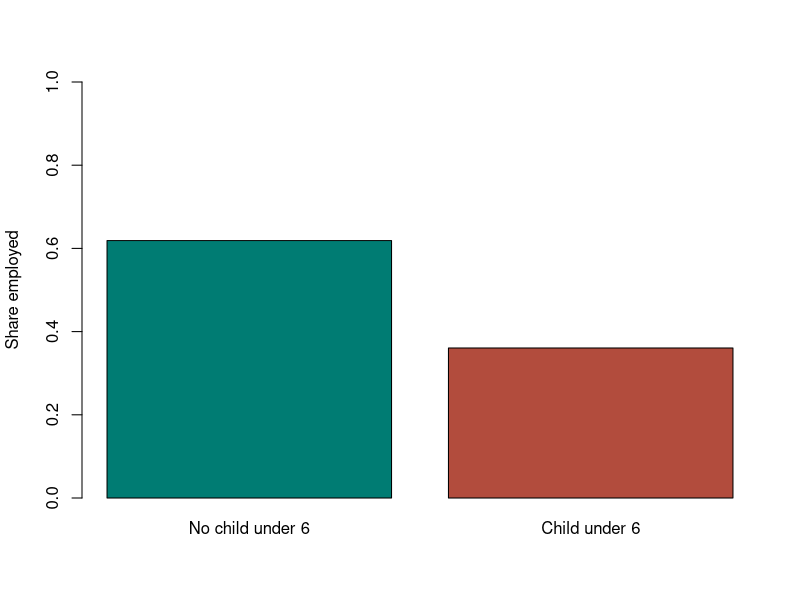

Source code (R):
# 第8回：プロビットモデル
# 実行場所：zemi.Rprojを開いたProjectのルート
# data/data_lesson08.csvを保存し、上から順に実行する。
# 今回の仮説：他の条件を一定とすると、教育年数は就業確率と正、幼児の存在は負の関係。

# データの読み込みと確認
participation <- read.csv("data/data_lesson08.csv")

# データの読み込みと確認
head(participation)
nrow(participation)
colSums(is.na(participation))
summary(participation)
table(participation$inlf)
mean(participation$inlf)

# 幼児ダミーの作成と就業割合の比較
participation$young_child <- ifelse(participation$kidslt6 > 0, 1, 0)
table(participation$young_child, participation$inlf)

group_rate <- c(
  "No child under 6" = mean(participation$inlf[participation$young_child == 0]),
  "Child under 6" = mean(participation$inlf[participation$young_child == 1])
)
group_rate

# 幼児ダミーの作成と就業割合の比較
barplot(
  group_rate,
  ylim = c(0, 1),
  ylab = "Share employed",
  col = c("#007c73", "#b24c3d")
)

# 5. パラメータの推定
# glm() は一般化線形モデルを推定する。
# binomial() は二項分布、link = "probit" は標準正規分布による確率変換を指定する。
model_probit <- glm(
  inlf ~ educ + exper + age + young_child + nwifeinc,
  data = participation,
  family = binomial(link = "probit")
)
summary(model_probit)
model_probit$converged

# 連続変数の限界効果
# type = "link" は、確率に変換する前の指数zを返す。
index_hat <- predict(model_probit, type = "link")
# dnorm() は標準正規分布の密度関数φの値を返す（確率Φとは異なる）。
normal_density <- dnorm(index_hat)

marginal_effects <- mean(normal_density) *
  coef(model_probit)[c("educ", "exper", "age", "nwifeinc")]
marginal_effects

# ダミー変数の限界効果
data_no_child <- participation
data_with_child <- participation
data_no_child$young_child <- 0
data_with_child$young_child <- 1

# type = "response" は、Φ(z)に変換した0～1の確率を返す。
prob_no_child <- predict(model_probit, newdata = data_no_child, type = "response")
prob_with_child <- predict(model_probit, newdata = data_with_child, type = "response")

marginal_effect_child <- mean(prob_with_child - prob_no_child)
marginal_effect_child
